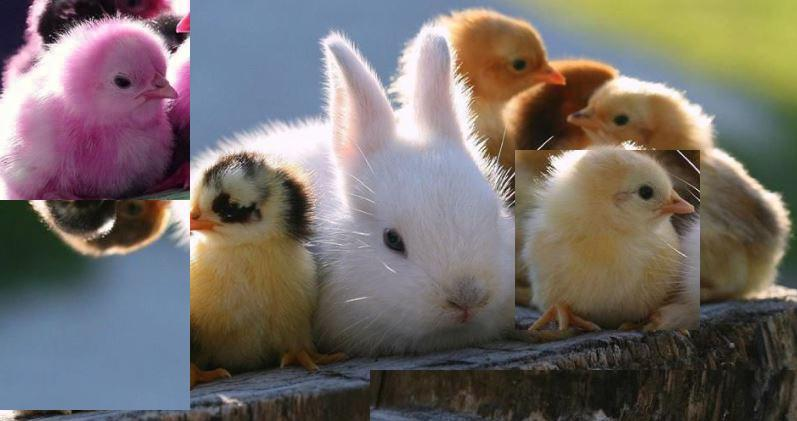
#> input picture Assignment 1/EE604-Assign1-pictures/jigsaw.jpg, 797 x 421 px, found by its file name
$ python jigsolver.py
#> lines starting #> are read from the running program, lines starting #| are printed output that depends on the picture; after the words box and inside, x2 and y2 are one past the last pixel; in counts of white or black regions, pixels touching at a corner belong together
from PIL import Image
import numpy as np
import matplotlib.pyplot as plt
from matplotlib.colors import hsv_to_rgb
import cv2

img = Image.open("jigsaw.jpg")
#> img is the input picture: PIL image 797x421 RGB; mean R, G, B 117.4, 109.7, 105.6

width, height = img.size
#> width = 797; height = 421

left = 0
right = width/4 - 9.6
#> right = 189.7
bottom = height/2 - 10
#> bottom = 200.5
top = 0
left_top = img.crop((left,top,right,bottom))

left = 0
right = width/4 - 8.8
#> right = 190.4
bottom = height - 10.6
#> bottom = 410.4
top = height/2 - 11
#> top = 199.5
left_bottom = img.crop((left,top,right,bottom))

left = width * 4 / 6 - 16.8
#> left = 514.5
right = width - 96.5
#> right = 700.5
bottom = height - 90
#> bottom = 331
top = height/3 + 9.3
#> top = 149.6
right_top = img.crop((left,top,right,bottom))

left = width / 2 - 29
#> left = 369.5
right = width
#> right = 797
bottom = height
#> bottom = 421
top = height - 51.5
#> top = 369.5
right_bottom = img.crop((left,top,right,bottom))

right_bottom = img.crop((left,top,right,bottom))

left_bottom = left_bottom.transpose(Image.Transpose.ROTATE_180)

left_bottom = left_bottom.transpose(Image.Transpose.FLIP_LEFT_RIGHT)
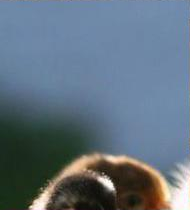
#> left_bottom: PIL image 190x210 RGB; mean R, G, B 96.7, 113, 127.1

right_top = right_top.transpose(Image.Transpose.FLIP_LEFT_RIGHT)
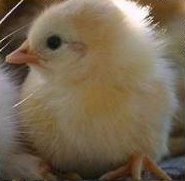
#> right_top: PIL image 185x181 RGB; mean R, G, B 118.6, 103, 81

right_bottom = right_bottom.transpose(Image.Transpose.FLIP_TOP_BOTTOM)

bird = np.array(left_top)

hsv_bird = cv2.cvtColor(bird, cv2.COLOR_RGB2HSV)
#> hsv_bird: shape (200, 190, 3); mean H, S, V 149.3, 93.2, 144.6
hue = hsv_bird[:,:,0]

h = 160
t = 5
min_hue = np.array([h - t])
max_hue = np.array([h + t])
mask_hue = cv2.inRange(hue, min_hue, max_hue)
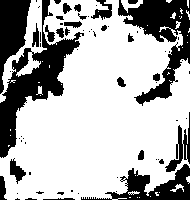
#> mask_hue: shape (200, 190); 69.7% white; 66 black regions (41 under 20 px), largest, box (x1, y1, x2, y2) and area: (0, 0, 84, 158) 3567, (118, 0, 190, 106) 2950, (0, 0, 31, 94) 1580
inv_mask = cv2.bitwise_not(mask_hue)

hue[mask_hue > 0] = hue[mask_hue > 0] + 36
hue[inv_mask > 0] = hue[inv_mask > 0] + 20

h = 185
t = 5
min_hue = np.array([h - t])
max_hue = np.array([h + t])

mask_hue = cv2.inRange(hue, min_hue, max_hue)
#> mask_hue: shape (200, 190); 10.5% white; 90 white regions (61 under 20 px), largest, box (x1, y1, x2, y2) and area: (118, 0, 167, 35) 667, (7, 0, 73, 89) 621, (148, 164, 190, 196) 464
hue[mask_hue > 0] = hue[mask_hue > 0] + 8.2
#> hue: shape (200, 190); min 20, max 201, mean 181.2

h = 147
t = 5
min_hue = np.array([h - t])
max_hue = np.array([h + t])

mask_hue = cv2.inRange(hue, min_hue, max_hue)
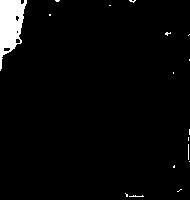
#> mask_hue: shape (200, 190); 3.2% white; 17 white regions (16 under 20 px), largest, box (x1, y1, x2, y2) and area: (0, 0, 27, 71) 1120

hue[mask_hue > 0] = hue[mask_hue > 0] + 170
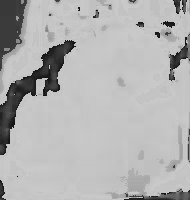
#> hue: shape (200, 190); min 20, max 201, mean 178.5

hh = hsv_bird
#> hh: shape (200, 190, 3); mean H, S, V 178.5, 93.2, 144.6
hh[:,:,0] = hue

imt = cv2.cvtColor(hh, cv2.COLOR_HSV2RGB)
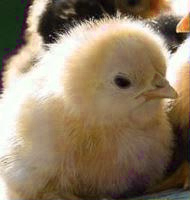
#> imt: shape (200, 190, 3); mean R, G, B 143.5, 125.2, 100.9
im = Image.fromarray(imt)

img.paste(im, (0,200))
img.paste(left_bottom)
img.paste(right_bottom, (370,370))
img.paste(right_top, (515,150))
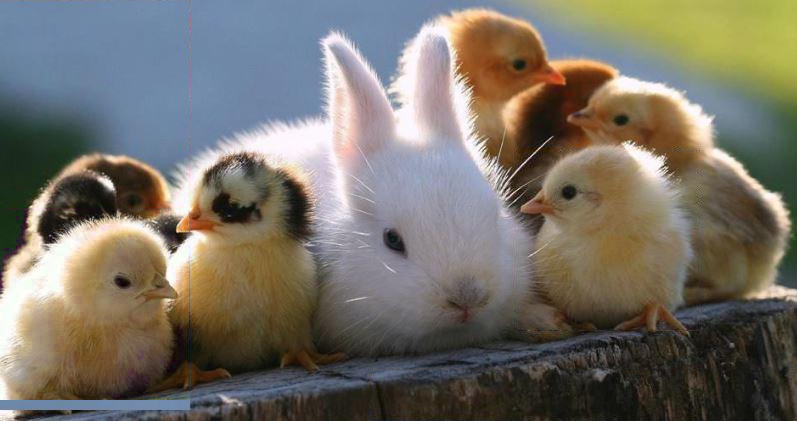
#> img: PIL image 797x421 RGB; mean R, G, B 117.5, 112.7, 103.2

left = 0
right = width/4 - 9.6
bottom = height - 21
top = height - 26
up = img.crop((left,top,right,bottom))
bottom = height - 6
top = height - 11
dw = img.crop((left,top,right,bottom))

imd = dw.transpose(Image.Transpose.FLIP_TOP_BOTTOM)
imu = up.transpose(Image.Transpose.FLIP_TOP_BOTTOM)

img.paste(imu, (0,height-21))
img.paste(imd, (0,height-16))

# [6 lines of commented-out code are left out]

img.save('jigsolved.jpg')

$ run again, with Assignment 1/EE604-Assign1-pictures/1.jpg copied over Assignment 1/EE604-Assign1-pictures/jigsaw.jpg
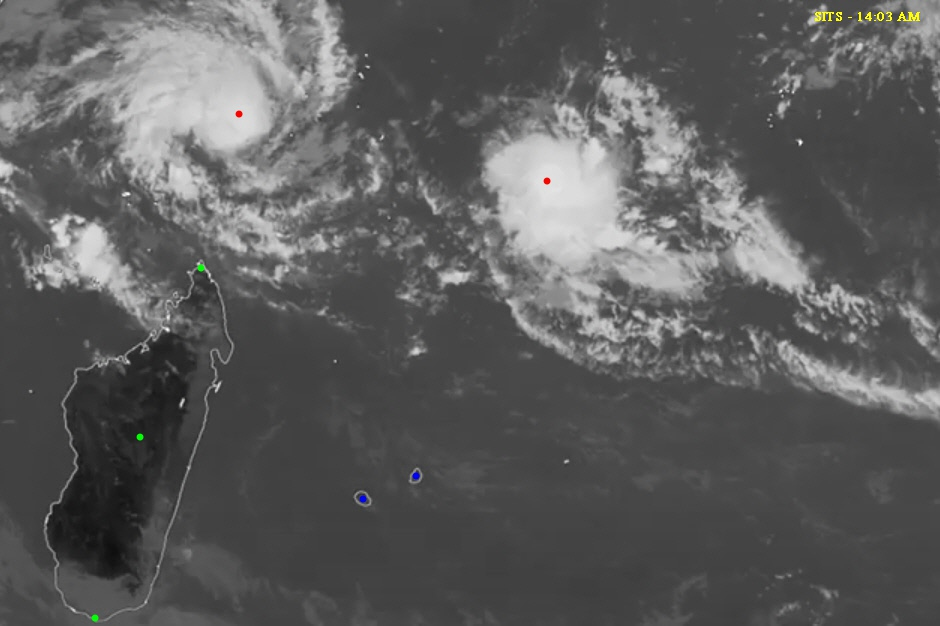
#> input picture Assignment 1/EE604-Assign1-pictures/1.jpg, 940 x 626 px, found by its file name
#> img is the input picture: PIL image 940x626 RGB; mean R, G, B 92.7, 92.7, 92.6
#> hsv_bird: shape (303, 225, 3); mean H, S, V 5.5, 0.5, 126.6
#> `mask_hue = cv2.inRange(hue, min_hue, max_hue)`:
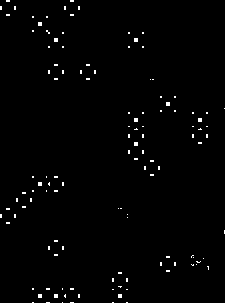
#> mask_hue: shape (303, 225); 1.2% white in thin lines or dots
#> inv_mask: shape (303, 225); 98.8% white; black in thin lines or dots
#> hh: shape (303, 225, 3); mean H, S, V 25.6, 0.5, 126.6
#> `img.paste(right_top, (515,150))`:
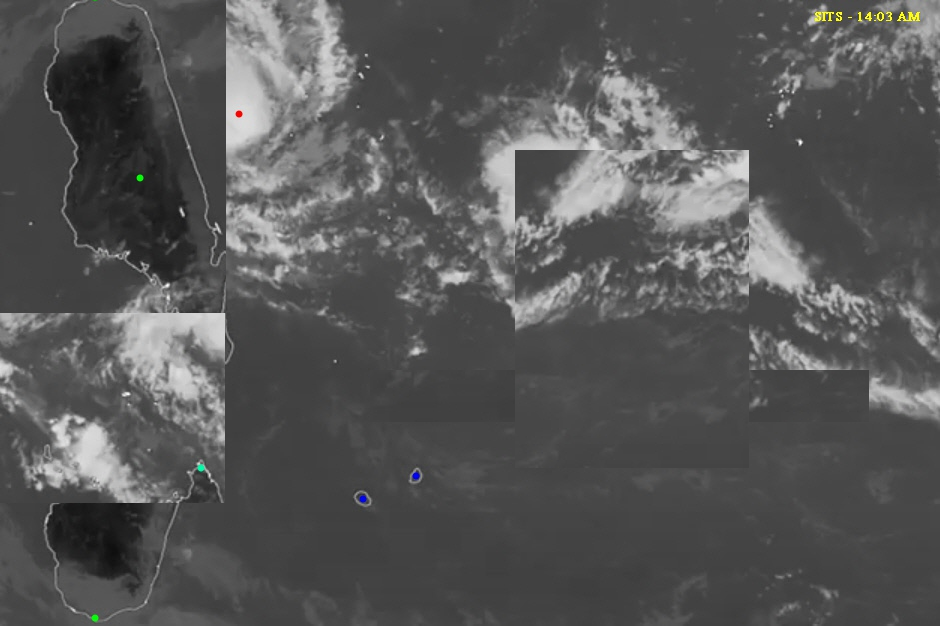
#> img: PIL image 940x626 RGB; mean R, G, B 86.1, 86.2, 86
